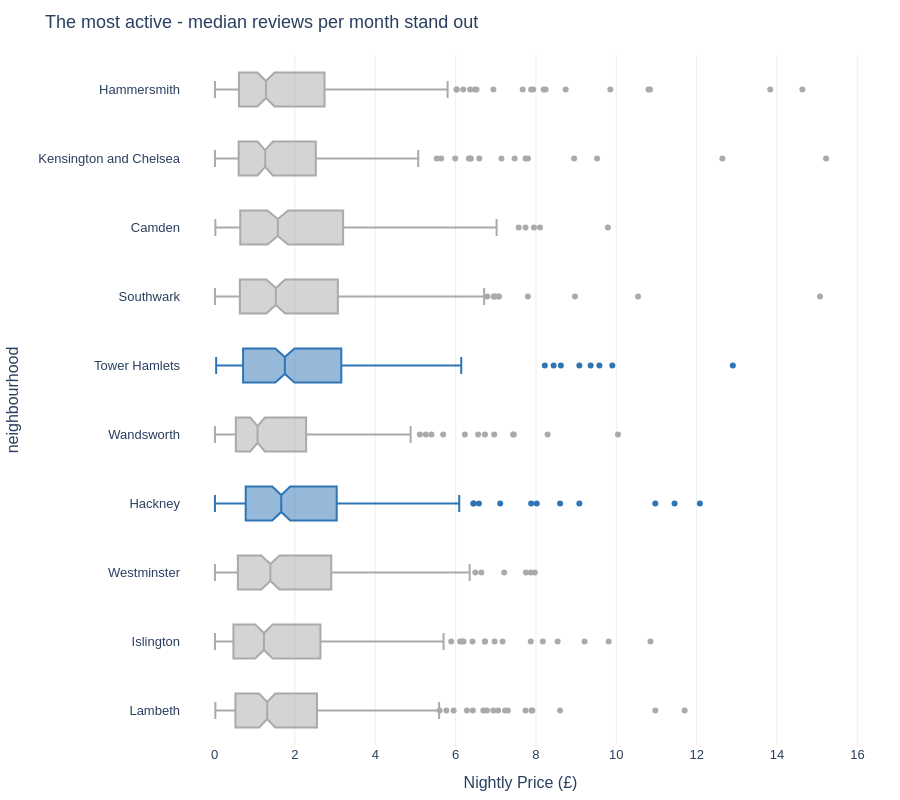

The cell this chart's notebook holds for it:
### Markdown cell above
## Task 2 — Box plot: listing activity by borough

**What to build:** A **horizontal box plot** comparing listing activity (reviews per month) across London boroughs — reviews per month is a proxy for how frequently a listing is booked.

**Requirements:**
- Horizontal orientation (borough names are long)
- Sorted by median reviews per month (most active at top)
- Highlight the **two most active** boroughs in a different colour
- Outliers shown as individual points
- Insight title naming the two busiest boroughs

> 💡 Some listings have zero reviews — these are new or inactive listings. Filter them out with before plotting

### Code cell
# Task 2
# YOUR CODE HERE
df_zero_remove = df[df['reviews_per_month'] > 0].copy()

median_reviews = df_zero_remove.groupby('neighbourhood')['reviews_per_month'].median().sort_values(ascending=False)

top2_boroughs = median_reviews.head(2).index.tolist()

color_map = {}
for b in df_zero_remove['neighbourhood'].unique():
    if b in top2_boroughs:
        color_map[b] = '#2E75B6'
    else:
        color_map[b] = '#AAAAAA' 

sorted_boroughs = median_reviews.index.tolist()
sorted_boroughs.reverse() 

fig = px.box(
    data_frame=df_zero_remove,
    x='reviews_per_month', 
    y='neighbourhood',
    color='neighbourhood',
    color_discrete_map=color_map,
    notched=True,               
    points='outliers',          
    labels={'reviews_per_month': 'Reviews per Month', 'neibourhood': ''},
    category_orders={'neibourhood': sorted_boroughs}, 
    height=800
)

fig.update_layout(
    title='The most active - median reviews per month stand out',
    plot_bgcolor='white', paper_bgcolor='white',
    font=dict(family='Arial', size=13),
    xaxis=dict(gridcolor='#EEEEEE', title='Nightly Price (£)'),
    yaxis=dict(showgrid=False),
    showlegend=False,
    margin=dict(l=60, r=40, t=55, b=40)
)
fig.show()

### Figure 1 — Plotly figure (JSON) as saved in the notebook; plotly's stock layout.template omitted (floating-point values rounded to 4 significant figures; data arrays with more than 128 entries replaced by an {"elided": "..."} marker saying what was removed)
{"data": [{"alignmentgroup": "True", "boxpoints": "outliers", "hovertemplate": "neighbourhood=%{y}<br>Reviews per Month=%{x}<extra></extra>", "legendgroup": "Hammersmith", "marker": {"color": "#AAAAAA"}, "name": "Hammersmith", "notched": true, "offsetgroup": "Hammersmith", "orientation": "h", "showlegend": true, "type": "box", "x": {"elided": "245 float values"}, "x0": " ", "xaxis": "x", "y": {"elided": "245 str values"}, "y0": " ", "yaxis": "y"}, {"alignmentgroup": "True", "boxpoints": "outliers", "hovertemplate": "neighbourhood=%{y}<br>Reviews per Month=%{x}<extra></extra>", "legendgroup": "Kensington and Chelsea", "marker": {"color": "#AAAAAA"}, "name": "Kensington and Chelsea", "notched": true, "offsetgroup": "Kensington and Chelsea", "orientation": "h", "showlegend": true, "type": "box", "x": {"elided": "246 float values"}, "x0": " ", "xaxis": "x", "y": {"elided": "246 str values"}, "y0": " ", "yaxis": "y"}, {"alignmentgroup": "True", "boxpoints": "outliers", "hovertemplate": "neighbourhood=%{y}<br>Reviews per Month=%{x}<extra></extra>", "legendgroup": "Camden", "marker": {"color": "#AAAAAA"}, "name": "Camden", "notched": true, "offsetgroup": "Camden", "orientation": "h", "showlegend": true, "type": "box", "x": {"elided": "246 float values"}, "x0": " ", "xaxis": "x", "y": {"elided": "246 str values"}, "y0": " ", "yaxis": "y"}, {"alignmentgroup": "True", "boxpoints": "outliers", "hovertemplate": "neighbourhood=%{y}<br>Reviews per Month=%{x}<extra></extra>", "legendgroup": "Southwark", "marker": {"color": "#AAAAAA"}, "name": "Southwark", "notched": true, "offsetgroup": "Southwark", "orientation": "h", "showlegend": true, "type": "box", "x": {"elided": "270 float values"}, "x0": " ", "xaxis": "x", "y": {"elided": "270 str values"}, "y0": " ", "yaxis": "y"}, {"alignmentgroup": "True", "boxpoints": "outliers", "hovertemplate": "neighbourhood=%{y}<br>Reviews per Month=%{x}<extra></extra>", "legendgroup": "Tower Hamlets", "marker": {"color": "#2E75B6"}, "name": "Tower Hamlets", "notched": true, "offsetgroup": "Tower Hamlets", "orientation": "h", "showlegend": true, "type": "box", "x": {"elided": "259 float values"}, "x0": " ", "xaxis": "x", "y": {"elided": "259 str values"}, "y0": " ", "yaxis": "y"}, {"alignmentgroup": "True", "boxpoints": "outliers", "hovertemplate": "neighbourhood=%{y}<br>Reviews per Month=%{x}<extra></extra>", "legendgroup": "Wandsworth", "marker": {"color": "#AAAAAA"}, "name": "Wandsworth", "notched": true, "offsetgroup": "Wandsworth", "orientation": "h", "showlegend": true, "type": "box", "x": {"elided": "226 float values"}, "x0": " ", "xaxis": "x", "y": {"elided": "226 str values"}, "y0": " ", "yaxis": "y"}, {"alignmentgroup": "True", "boxpoints": "outliers", "hovertemplate": "neighbourhood=%{y}<br>Reviews per Month=%{x}<extra></extra>", "legendgroup": "Hackney", "marker": {"color": "#2E75B6"}, "name": "Hackney", "notched": true, "offsetgroup": "Hackney", "orientation": "h", "showlegend": true, "type": "box", "x": {"elided": "252 float values"}, "x0": " ", "xaxis": "x", "y": {"elided": "252 str values"}, "y0": " ", "yaxis": "y"}, {"alignmentgroup": "True", "boxpoints": "outliers", "hovertemplate": "neighbourhood=%{y}<br>Reviews per Month=%{x}<extra></extra>", "legendgroup": "Westminster", "marker": {"color": "#AAAAAA"}, "name": "Westminster", "notched": true, "offsetgroup": "Westminster", "orientation": "h", "showlegend": true, "type": "box", "x": {"elided": "260 float values"}, "x0": " ", "xaxis": "x", "y": {"elided": "260 str values"}, "y0": " ", "yaxis": "y"}, {"alignmentgroup": "True", "boxpoints": "outliers", "hovertemplate": "neighbourhood=%{y}<br>Reviews per Month=%{x}<extra></extra>", "legendgroup": "Islington", "marker": {"color": "#AAAAAA"}, "name": "Islington", "notched": true, "offsetgroup": "Islington", "orientation": "h", "showlegend": true, "type": "box", "x": {"elided": "241 float values"}, "x0": " ", "xaxis": "x", "y": {"elided": "241 str values"}, "y0": " ", "yaxis": "y"}, {"alignmentgroup": "True", "boxpoints": "outliers", "hovertemplate": "neighbourhood=%{y}<br>Reviews per Month=%{x}<extra></extra>", "legendgroup": "Lambeth", "marker": {"color": "#AAAAAA"}, "name": "Lambeth", "notched": true, "offsetgroup": "Lambeth", "orientation": "h", "showlegend": true, "type": "box", "x": {"elided": "250 float values"}, "x0": " ", "xaxis": "x", "y": {"elided": "250 str values"}, "y0": " ", "yaxis": "y"}], "layout": {"boxmode": "overlay", "font": {"family": "Arial", "size": 13}, "height": 800, "legend": {"title": {"text": "neighbourhood"}, "tracegroupgap": 0}, "margin": {"b": 40, "l": 60, "r": 40, "t": 55}, "paper_bgcolor": "white", "plot_bgcolor": "white", "showlegend": false, "title": {"text": "The most active - median reviews per month stand out"}, "xaxis": {"anchor": "y", "domain": [0, 1], "gridcolor": "#EEEEEE", "title": {"text": "Nightly Price (£)"}}, "yaxis": {"anchor": "x", "categoryarray": ["Lambeth", "Islington", "Westminster", "Hackney", "Wandsworth", "Tower Hamlets", "Southwark", "Camden", "Kensington and Chelsea", "Hammersmith"], "categoryorder": "array", "domain": [0, 1], "showgrid": false, "title": {"text": "neighbourhood"}}}}
